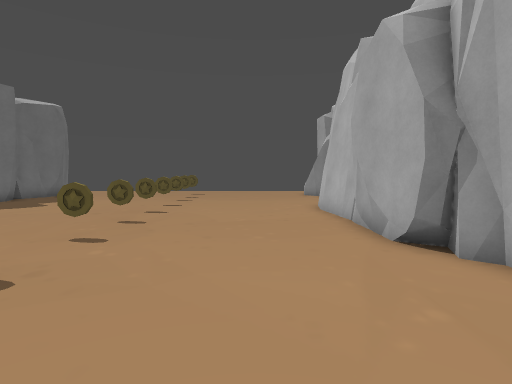
view 1 (above)

12 first-person views from a walk through a Godot game level. The camera is 1.5 m above the floor, tilts 4° down and sees 80° across. The floor is counted in squares, 1 m on a side. Each view is taken from the middle of a square. On the plan, view 1 faces up. The plan holds only what a view shows up to about 15 squares ahead; the rest is blank. The place goes on beyond the plan. Characters and animated objects are left out.

view 2
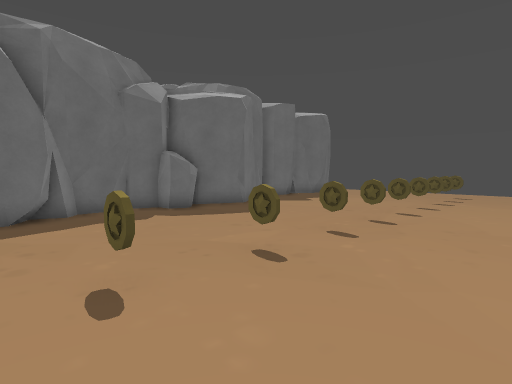

view 3
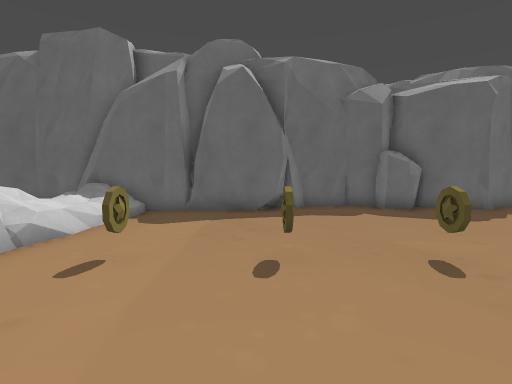

view 4
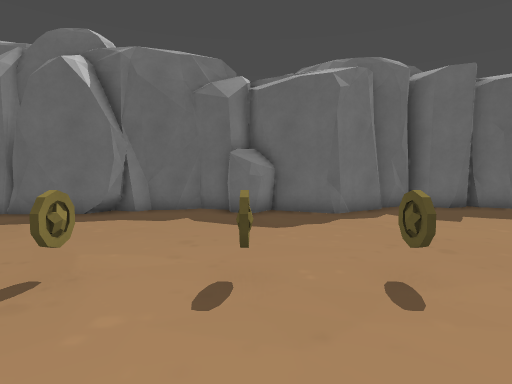

view 5
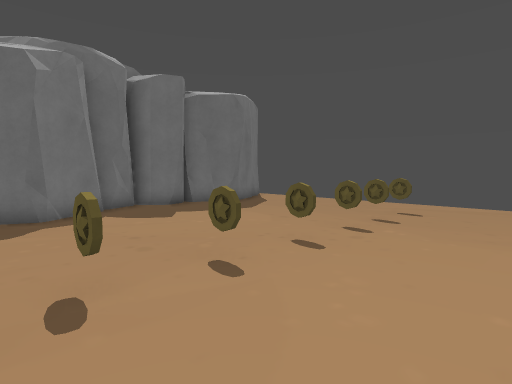

view 6
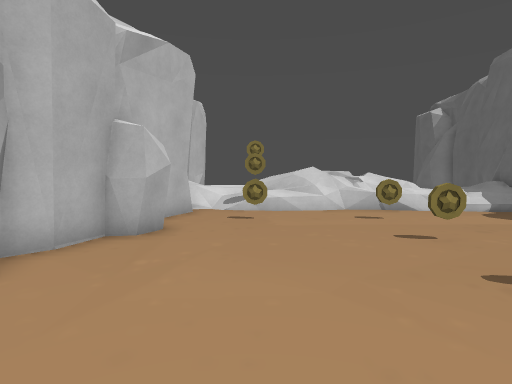

view 7
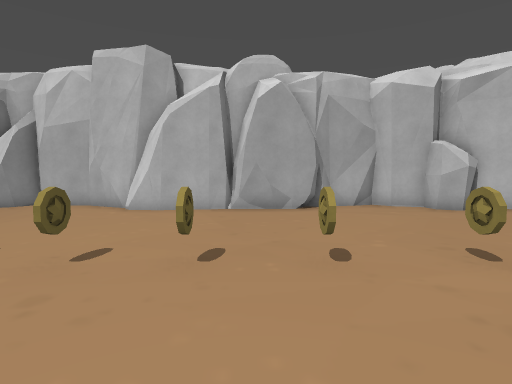

view 8
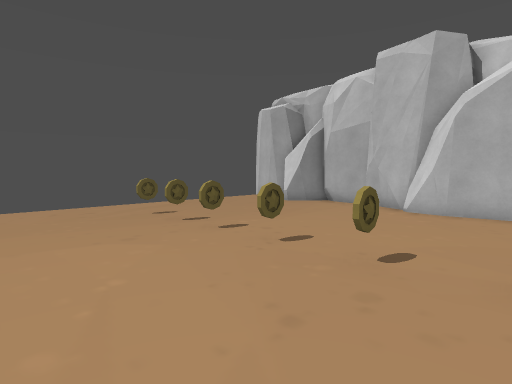

view 9
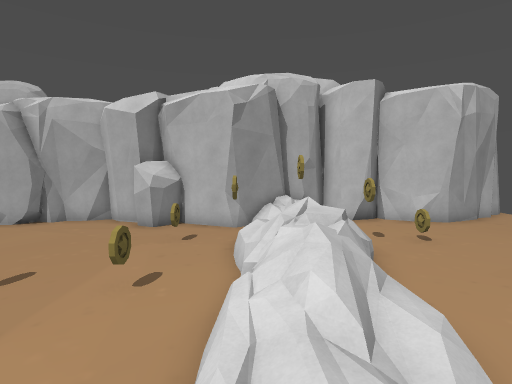

view 10
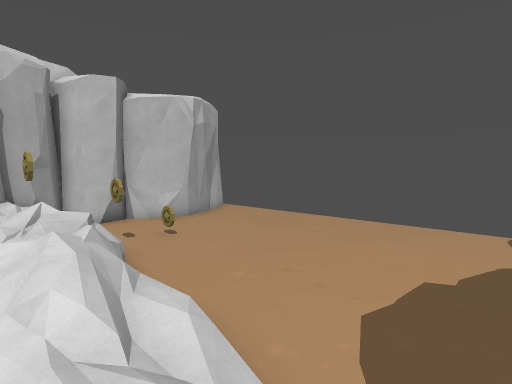

view 11
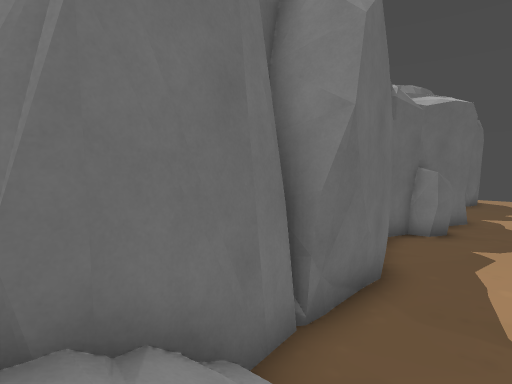

view 12
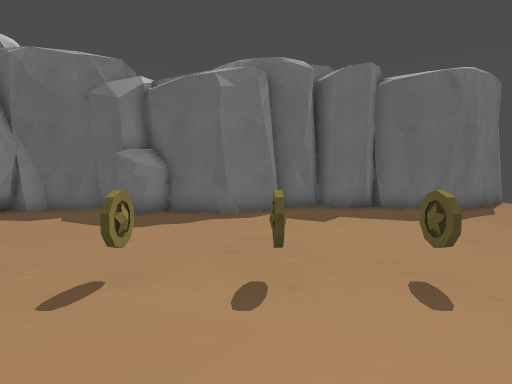

### Floor plan
Key: @ floor where view 1 was taken; # wall or solid block; x gap in a wall; . main floor; : floor 0.5 m higher than the main floor; + floor 0.75 m higher than the main floor; * floor 1.25 m higher than the main floor; % floor 1.5 m higher than the main floor; / step, stairs or slope; = window, fence, low wall or low ledge; O other object.
Columns run from 13 left of view 1 to 5 right of it. Each row starts with its distance up from view 1.
 16 #........O.......#
 15 ##...............#
 14 #................#
 13 #........O......##
 12 ##..............#
 11  #.......O......#
 10  ##.............#
  9  ##......O......##
  8  #..............#
  7  ##......O......#
  6  ##.............##
  5  #...............#
  4  #.......O.......#
  3  #...............#
  2  ##......O.......#
  1   #.............##
  0   #..........@..##
 -1   #......O...O..##
 -2   #.............#
 -3   #///.......O..#
 -4   #/////====////#
 -5   #x////*%%%/O/+###
 -6   #= //:===     //#
 -7   #.......//      #
 -8  # .............. #
 -9  # ..............##
-10  # ..........O....#
-11     .............##
-12     .............#
-13     .............#
-14     .............##
-15     ..........  ..#
-16     .........    ..
-17     ........

Positions as (right, up) in squares from view 1, and headings:
1: (0, 0), facing up
2: (0, 0), facing up-left
3: (1, 1), facing left
4: (0, 7), facing left
5: (0, 8), facing up-left
6: (0, 8), facing down
7: (-9, 8), facing right
8: (-9, 9), facing up-right
9: (-10, -4), facing right
10: (-10, -4), facing down-right
11: (-8, -5), facing up-left
12: (0, 11), facing left
